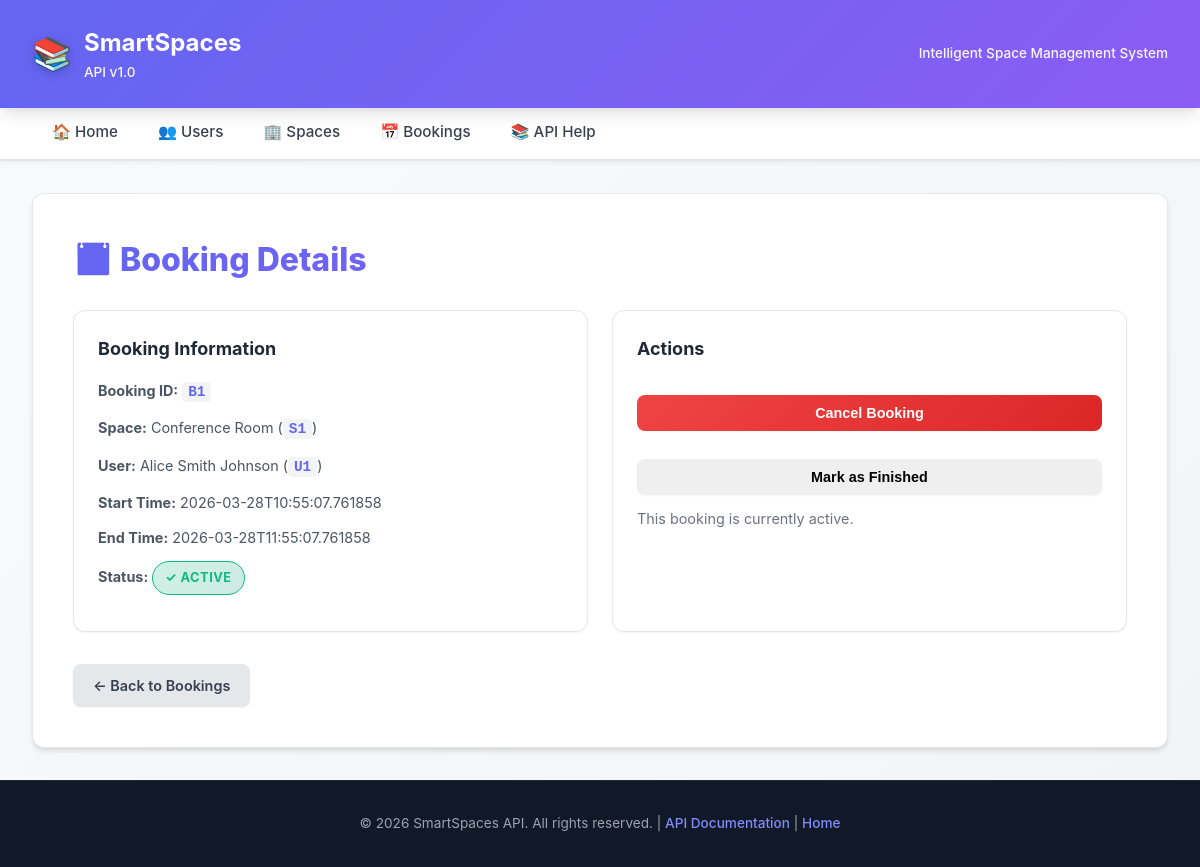
Before: /bookings/B1 with the older database file.
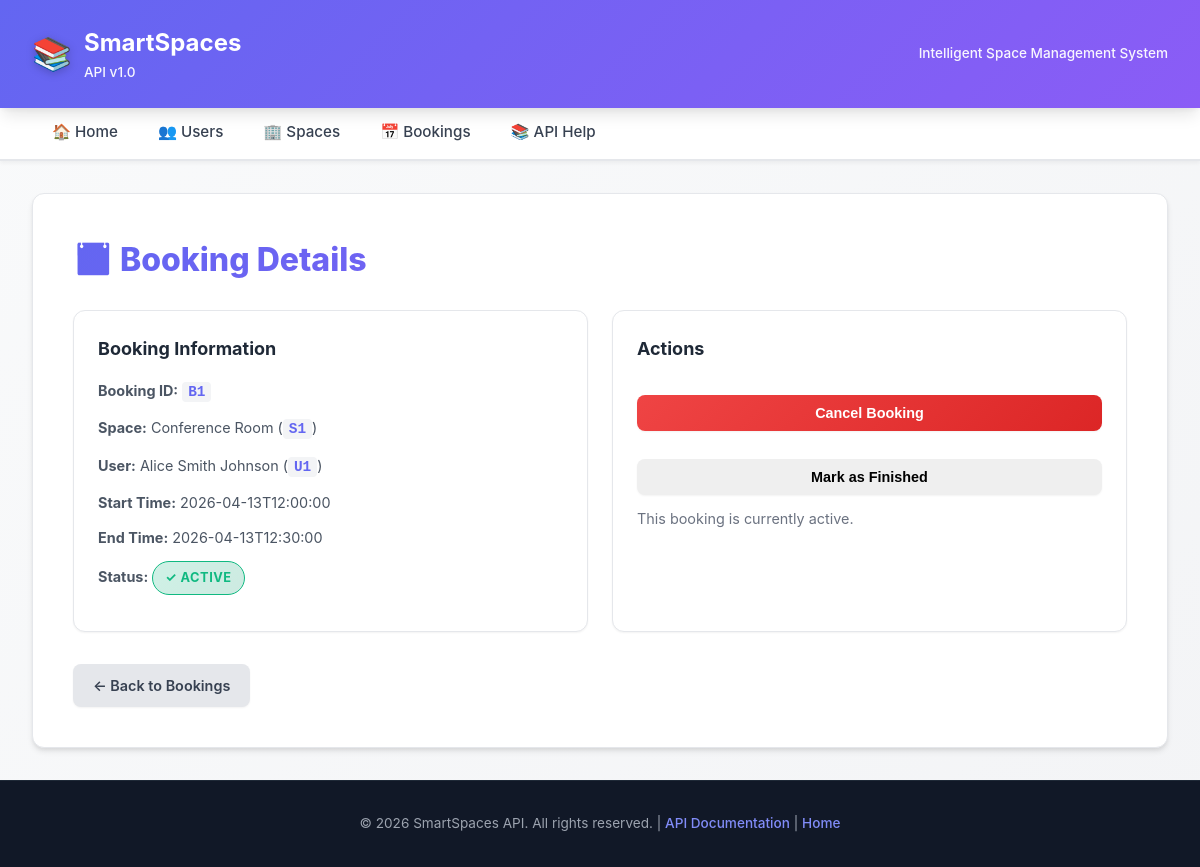
After: the same page with the newer database file.
### tables this page shows
CREATE TABLE bookings (
        booking_id     TEXT PRIMARY KEY,
        space_id       TEXT NOT NULL,
        user_id        TEXT NOT NULL,
        start_time     TEXT NOT NULL,
        end_time       TEXT NOT NULL,
        booking_status TEXT NOT NULL,
        FOREIGN KEY (space_id) REFERENCES spaces(space_id),
        FOREIGN KEY (user_id)  REFERENCES users(user_id)
    );

### presentation/app.py (the view)
@app.route("/bookings/<booking_id>", methods=["GET"])
def get_booking(booking_id):
    try:
        booking = booking_service.get_booking(booking_id)
        formatted_booking = format_booking(booking)
        return render_template('booking_detail.html', booking=formatted_booking)
    except BookingNotFoundError:
        logger.warning(f"Reserva no encontrada: {booking_id}")
        return render_template('error.html', code=404, path=f"/bookings/{booking_id}"), 404
    except Exception as e:
        logger.error(f"Error al obtener reserva {booking_id}: {str(e)}")
        return error_response(f"Error al obtener reserva: {str(e)}", 500)

### application/booking_service.py (called while the page is built)
    def get_booking(self, booking_id: str):
        try:
            return self._booking_repo.get(booking_id)
        except BookingNotFoundError:
            return None

### domain/booking.py (called while the page is built)
    @property
    def booking_id(self):
        return self._booking_id

    @property
    def space(self):
        return self._space

    @property
    def user(self):
        return self._user

    @property
    def start_time(self):
        return self._start_time

    @property
    def end_time(self):
        return self._end_time

    @property
    def status(self):
        return self._booking_status

### domain/space.py (called while the page is built)
    @property
    def space_id(self):
        return self.__space_id

    @property
    def space_name(self):
        return self.__space_name

### domain/user.py (called while the page is built)
    @property
    def user_id(self):
        return self.__user_id

    @property
    def name(self):
        return self._name

    @property
    def surname1(self):
        return self._surname1

    @property
    def surname2(self):
        return self._surname2

    def full_name(self):
        return f"{self.name} {self.surname1} {self.surname2}"

### infrastructure/booking_sqlite_repository.py (called while the page is built)
    def _connect(self):
        conn = sqlite3.connect(self._db_path)
        conn.execute("PRAGMA foreign_keys = ON")
        return conn

### presentation/templates/booking_detail.html (shortened to what this page needs)
{% extends "base.html" %}
{% block content %}
<h1>📅 Booking Details</h1>
<div class="grid">
    <div class="card">
        <h3>Booking Information</h3>
        <p><strong>Booking ID:</strong> <code>{{ booking.booking_id }}</code></p>
        <p><strong>Space:</strong> {{ booking.space_name }} (<code>{{ booking.space_id }}</code>)</p>
        <p><strong>User:</strong> {{ booking.user_name }} (<code>{{ booking.user_id }}</code>)</p>
        <p><strong>Start Time:</strong> {{ booking.start_time }}</p>
        <p><strong>End Time:</strong> {{ booking.end_time }}</p>
        <p>
            <strong>Status:</strong>
            {% if booking.booking_status == 'ACTIVE' %}
                <span class="badge active">✓ Active</span>
            {% elif booking.booking_status == 'CANCELLED' %}
                <span class="badge cancelled">⊘ Cancelled</span>
            {% elif booking.booking_status == 'FINISHED' %}
                <span class="badge finished">✓ Finished</span>
            {% else %}
                <span class="badge">{{ booking.booking_status }}</span>
            {% endif %}
        </p>
    </div>
    <div class="card">
        <h3>Actions</h3>
        {% if booking.booking_status == 'ACTIVE' %}
            <p>
                <form method="POST" action="{{ url_for('cancel_booking_route', booking_id=booking.booking_id) }}" style="display: inline;">
                    <button type="submit" class="btn danger" onclick="return confirm('Cancel this booking?')">
                        Cancel Booking
                    </button>
                </form>
            </p>
            <p>
                <form method="POST" action="{{ url_for('finish_booking_route', booking_id=booking.booking_id) }}" style="display: inline;">
                    <button type="submit" class="btn" onclick="return confirm('Mark as finished?')">
                        Mark as Finished
                    </button>
                </form>
            </p>
            <p class="text-muted">This booking is currently active.</p>
        {% elif booking.booking_status == 'CANCELLED' %}
            <p class="text-muted">This booking has been cancelled and cannot be modified.</p>
        {% elif booking.booking_status == 'FINISHED' %}
            <p class="text-muted">This booking has been completed.</p>
        {% endif %}
    </div>
</div>
<div class="mt-3">
    <a href="{{ url_for('list_bookings') }}" class="btn secondary">← Back to Bookings</a>
</div>
{% endblock %}

Changed rows visible on the page:
changed bookings "B1": start_time "2026-03-28T10:55:07.761858" → "2026-04-13T12:00:00"; end_time "2026-03-28T11:55:07.761858" → "2026-04-13T12:30:00"
